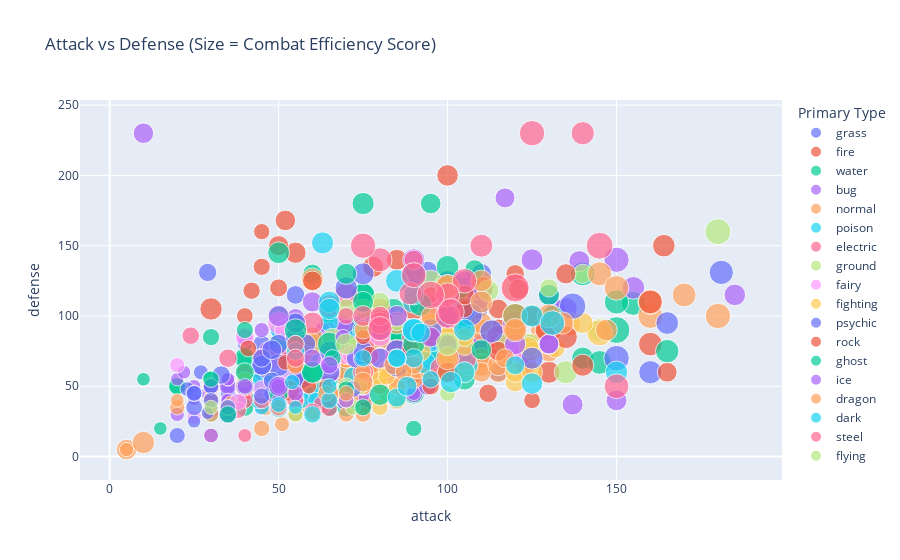

The notebook cell saved with this chart:
### Markdown cell above
### The "Hidden Gems" Plot

### Code cell
# Create a scatter plot where size = CES
fig = px.scatter(
    df, 
    x='attack', 
    y='defense', 
    color='type1', 
    size='ces', 
    hover_name='name',
    hover_data=['ces', 'base_total', 'vulnerability_sum'],
    title='Attack vs Defense (Size = Combat Efficiency Score)',
    labels={'type1': 'Primary Type'}
)
fig.show()
